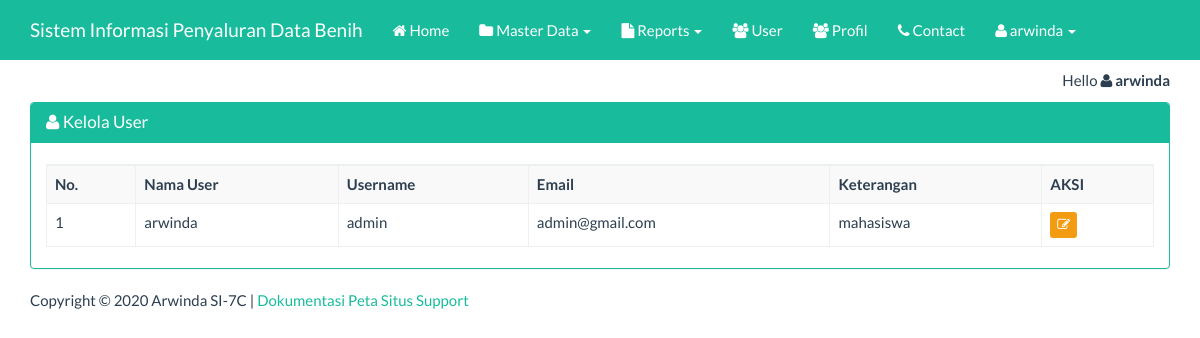
/?page=user&actions=tampil (signed in), run on the app's committed database.
### tables this page shows
CREATE TABLE `tbl_user` (
  `username` varchar(25) NOT NULL,
  `password` varchar(50) NOT NULL,
  `email` varchar(50) NOT NULL,
  `nama_lengkap` varchar(50) NOT NULL,
  `level` int(1) NOT NULL,
  `keterangan` varchar(50) NOT NULL
);

### views/user_tampil.php (the view, shortened to what this page needs)
<div class="container">
    <div class="row">
        <div class="col-xs-12">
            <div class="panel panel-success">
                <div class="panel-heading">
                    <h3 class="panel-title"><span class="fa fa-user"></span> Kelola User</h3>
                </div>
                <div class="panel-body">
                    <table id="dtskripsi" class="table table-bordered table-striped table-hover">
                        <tbody>
                          <tr>
                              <th>No.</th><th>Nama User</th><th>Username</th><th>Email</th><th>Keterangan</th><th>AKSI</th>
                          </tr>
                            <?php
                            $sql = "SELECT * FROM tbl_user";
                            $query = mysqli_query($koneksi, $sql) or die("SQL Anda Salah");
                            $nomor = 0;
                            while ($data = mysqli_fetch_array($query)) {
                                $nomor++;
                                ?>
                                <tr>
                                    <td><?= $nomor ?></td>
								    <td><?= $data['nama_lengkap'] ?></td>
								    <td><?= $data['username'] ?></td>
									<td><?= $data['email'] ?></td>
                                    <td><?= $data['keterangan'] ?> </td>
                                    <td>
                                        <a href="?page=user&actions=edit&uid=<?= $data['username'] ?>" class="btn btn-warning btn-xs">
                                            <span class="fa fa-edit"></span>
                                        </a>
                                    </td>
                                </tr>
                            <?php } ?>
                        </tbody>
                    </table>
                </div>
            </div>
        </div>
    </div>
</div>

### index.php (style rules this page uses)
body { margin-top:70px; }

### data on the page
tbl_user: nama_lengkap "arwinda", username "admin", email "admin@gmail.com", keterangan "mahasiswa"

### other printed values
$_SESSION['nama'] "arwinda"
